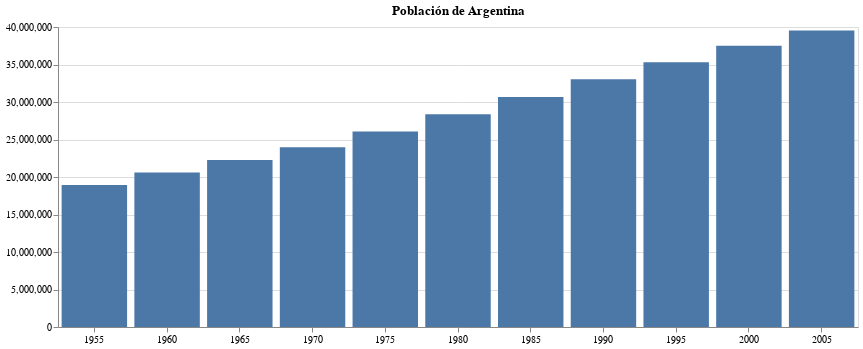

The cell this chart's notebook holds for it:
### Code cell
alt.Chart(datos_por_pais).mark_bar().encode(
    x = alt.X('year:O', axis = alt.Axis(title='', labelAngle=0)),
    y = alt.Y('pop', axis = alt.Axis(title = '')),
).properties(
    title=f'Población de {pais_seleccionado}',
    width=800
)

### Figure 1 — Vega-Lite specification as saved in the notebook (floating-point values rounded to 4 significant figures)
{"config": {"view": {"continuousWidth": 300, "continuousHeight": 300}}, "data": {"name": "data-85fe4fdeb64826fbf3604f5620c79d7c"}, "mark": {"type": "bar"}, "encoding": {"x": {"axis": {"labelAngle": 0, "title": ""}, "field": "year", "type": "ordinal"}, "y": {"axis": {"title": ""}, "field": "pop", "type": "quantitative"}}, "title": "Población de Argentina", "width": 800, "$schema": "https://vega.github.io/schema/vega-lite/v5.17.0.json", "datasets": {"data-85fe4fdeb64826fbf3604f5620c79d7c": [{"year": 1955, "country": "Argentina", "cluster": 3, "pop": 18927821, "life_expect": 64.4, "fertility": 3.127, "year_datetime": "1955-01-01T00:00:00"}, {"year": 1960, "country": "Argentina", "cluster": 3, "pop": 20616009, "life_expect": 65.14, "fertility": 3.09, "year_datetime": "1960-01-01T00:00:00"}, {"year": 1965, "country": "Argentina", "cluster": 3, "pop": 22283100, "life_expect": 65.63, "fertility": 3.049, "year_datetime": "1965-01-01T00:00:00"}, {"year": 1970, "country": "Argentina", "cluster": 3, "pop": 23962313, "life_expect": 67.06, "fertility": 3.146, "year_datetime": "1970-01-01T00:00:00"}, {"year": 1975, "country": "Argentina", "cluster": 3, "pop": 26081880, "life_expect": 68.48, "fertility": 3.44, "year_datetime": "1975-01-01T00:00:00"}, {"year": 1980, "country": "Argentina", "cluster": 3, "pop": 28369799, "life_expect": 69.94, "fertility": 3.15, "year_datetime": "1980-01-01T00:00:00"}, {"year": 1985, "country": "Argentina", "cluster": 3, "pop": 30675059, "life_expect": 70.77, "fertility": 3.053, "year_datetime": "1985-01-01T00:00:00"}, {"year": 1990, "country": "Argentina", "cluster": 3, "pop": 33022202, "life_expect": 71.87, "fertility": 2.9, "year_datetime": "1990-01-01T00:00:00"}, {"year": 1995, "country": "Argentina", "cluster": 3, "pop": 35311049, "life_expect": 73.28, "fertility": 2.63, "year_datetime": "1995-01-01T00:00:00"}, {"year": 2000, "country": "Argentina", "cluster": 3, "pop": 37497728, "life_expect": 74.34, "fertility": 2.35, "year_datetime": "2000-01-01T00:00:00"}, {"year": 2005, "country": "Argentina", "cluster": 3, "pop": 39537943, "life_expect": 75.32, "fertility": 2.254, "year_datetime": "2005-01-01T00:00:00"}]}}
